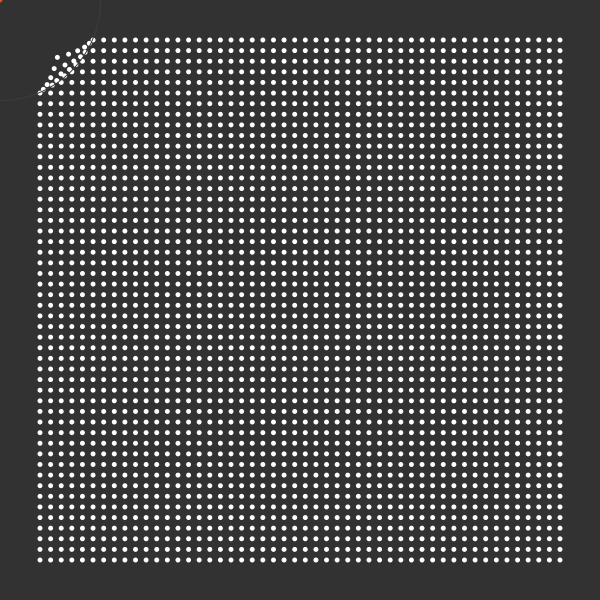
Frame 1 (no input)
Frame 60 (the mouse pressed at the canvas centre just before this capture): identical to frame 1, image omitted
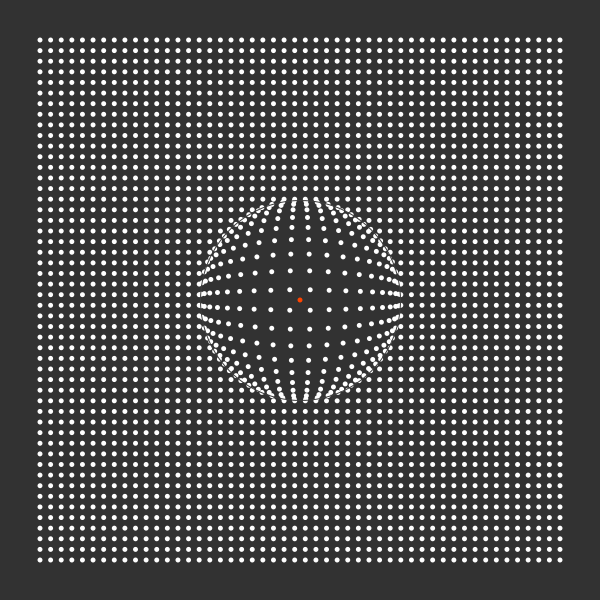
Frame 120 (the mouse held since frame 60 and released just before this capture)

The Processing sketch that drew these frames (run headless with seeded random() and noise(); from frame 60 on, the mouse is pressed at the canvas centre):

// Processing sketch: grid_deform_magnify
// ── grid_deform_magnify.pde
int gridCols = 50;  // Zeilen
int gridRows = 50;  // Spalten

float margin = 40;  // Rand
float influence = 100;   // Einflussbereich der Maus (Radius)

void setup() {
  size(600, 600);
  smooth();
}

void draw() {
  background(50);

  noStroke();
  fill(255);


  for (int r = 0; r < gridCols; r++) {   // Zeilen
    for (int c = 0; c < gridCols; c++) {   // Elemente der Zeile
      float x = map(c, 0, gridCols - 1, margin, width - margin);   // x Position
      float y = map(r, 0, gridRows - 1, margin, height - margin);   // y Position

      float distance = dist(mouseX, mouseY, x, y);    // Abstand Maus Punkt

      if (distance < influence) {   // Wenn im Bereich der Maus, dann Verschiebung
        float strength = map(distance, 0, influence, 1.0, 0.0);    // stärke der Verschiebung
        
         float deltaX = x - mouseX;   // Unterschied Maus - Punkt = Richtung
         float deltaY = y - mouseY;
         
         x = x + deltaX * strength * 1.0;  // Um die Stärke der Verschiebung in Richtung verschieben...
         y = y + deltaY * strength * 1.0;  // Unbedingt ander Faktoren versuchen. z.B. -2.0 statt 1.0 
      }

      ellipse(x, y, 5, 5);
    }
  }

  noFill();
  stroke(60);  
  ellipse(mouseX, mouseY, influence * 2.0, influence * 2.0);

  noStroke();
  fill(255, 69, 0);
  ellipse(mouseX, mouseY, 5, 5);
}
